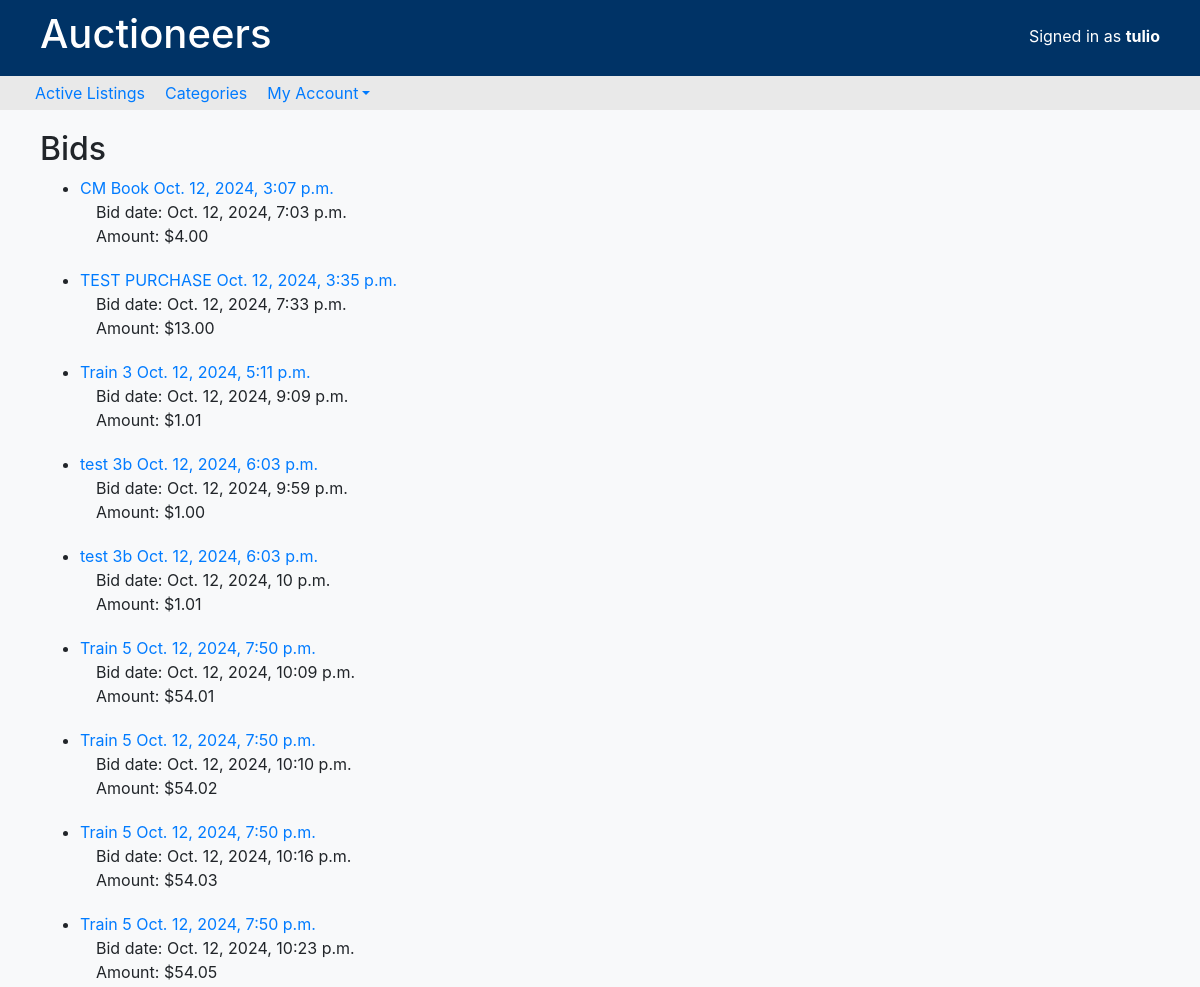
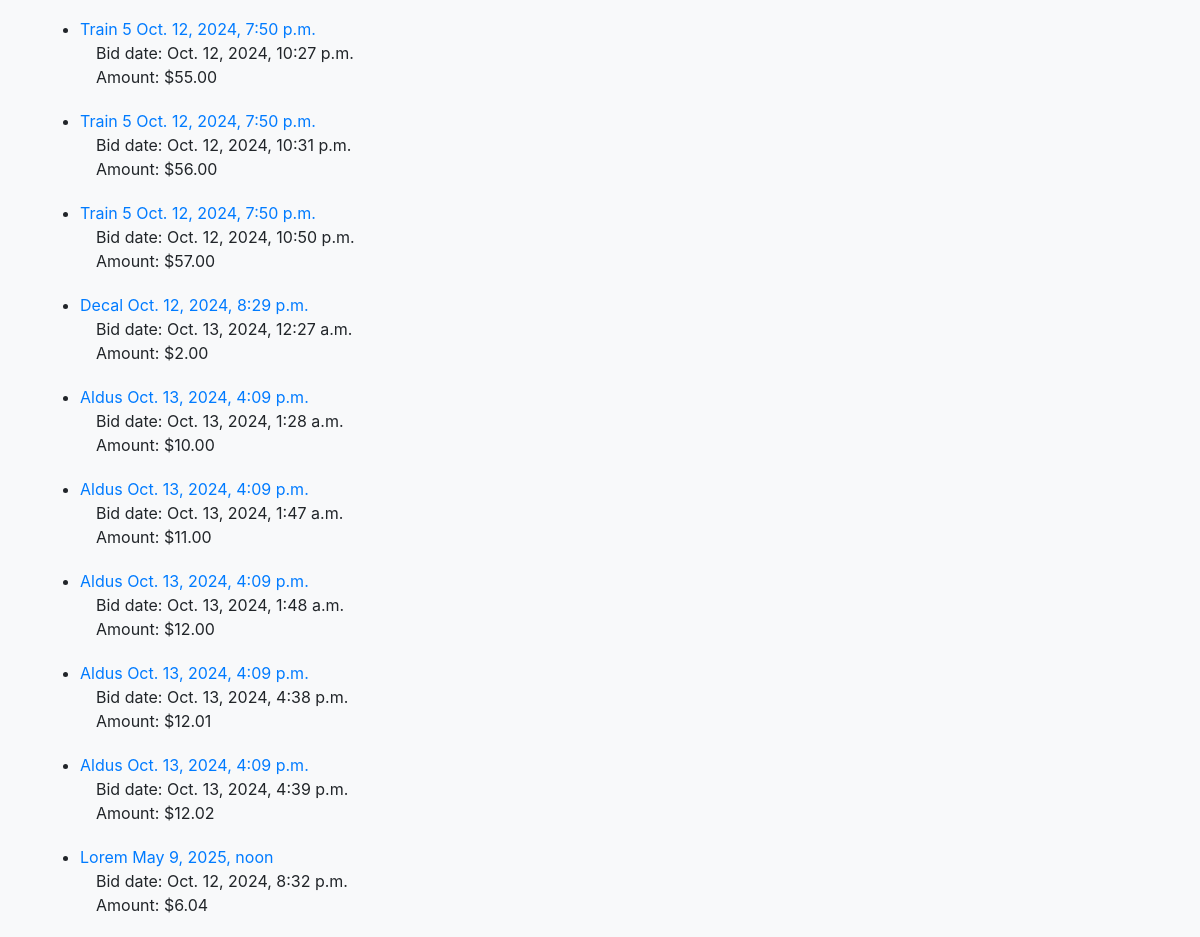
Screenshot of /bids/ (signed in) with the database file from the repository (2 pictures, top to bottom).
### auctions/models.py (models this page shows, shortened)
class User(AbstractUser):
    watchlist = models.ManyToManyField(
        "Auction_Listing", related_name="watched_by", blank=True
    )
    purchases = models.ManyToManyField(
        "Auction_Listing", related_name="purchased_by", blank=True
    )

class Bid(models.Model):
    timestamp = models.DateTimeField(auto_now_add=True)
    user = models.ForeignKey(User, on_delete=models.CASCADE, related_name="bids")
    listing = models.ForeignKey(
        Auction_Listing, on_delete=models.PROTECT, related_name="bids"
    )
    amount = models.DecimalField(max_digits=10, decimal_places=2)

class Auction_Listing(models.Model):
    category = models.ForeignKey(
        Category, on_delete=models.PROTECT, related_name="listings"
    )
    title = models.CharField(max_length=25)
    description = models.TextField()
    image = models.FileField(
        upload_to="media/", blank=False, default="media/placeholder.jpg"
    )
    quantity = models.IntegerField()
    price = models.DecimalField(max_digits=10, decimal_places=2)
    current_bid = models.ForeignKey(
        "Bid", on_delete=models.PROTECT, related_name="listings", null=True, blank=True
    )
    seller = models.ForeignKey(User, on_delete=models.CASCADE, related_name="listings")
    timestamp = models.DateTimeField(auto_now_add=True)
    closing_time = models.DateTimeField(blank=False)
    is_open = models.BooleanField(default=True)
    comment = models.ForeignKey(
        "Comment",
        on_delete=models.SET_NULL,
        default=None,
        null=True,
        blank=True,
        related_name="comments",
    )

### auctions/views.py (the view)
# urls.py: path("bids/", views.bids, name="bids"),
def bids(request):
    if request.user.is_authenticated:
        bids = Bid.objects.filter(user=request.user).order_by("listing__closing_time")
        message = ""
        if not bids.exists():
            message = "You have not bid on any listings yet."
        return render(request, "auctions/bids.html", {"bids": bids, "message": message})

### auctions/templates/auctions/bids.html (shortened to what this page needs)
{% extends "auctions/layout.html" %} {% block body %}
<h2>Bids</h2>
<div>
  {% if user.is_authenticated %}
  <ul>
    {% for bid in bids %}
    <li>
      <div>
        <a href="{% url 'listing_detail' bid.listing.id %}"
          >{{ bid.listing.title }} {{ bid.listing.closing_time }}</a
        >
      </div>
      <div id="list">
        &emsp;Bid date: {{ bid.timestamp }}<br />&emsp;Amount: ${{ bid.amount }}
      </div>
    </li>
    {% endfor %}
  </ul>
  {% endif %}
</div>
{% endblock %}

### auctions/templates/auctions/layout.html (shortened to what this page needs)
{% load static %}
<!DOCTYPE html>
<html lang="en">
  <head>
    <link
      rel="stylesheet"
      href="https://stackpath.bootstrapcdn.com/bootstrap/4.4.1/css/bootstrap.min.css"
    />
    <link href="{% static 'auctions/styles.css' %}" rel="stylesheet" />
  </head>
  <body>
    <div class="container-fluid">
      <div class="row header-background">
        <div class="col-12 col-md-8">
          <h1>Auctioneers</h1>
        </div>
        <div
          class="col-12 col-md-4 d-flex justify-content-end align-items-center text-end"
        >
          {% if user.is_authenticated %}
          <div class="mb-1">
            Signed in as <strong>{{ user.username }}</strong>
          </div>
          {% endif %}
        </div>
      </div>
      <ul class="row nav">
        <li class="nav-item">
          <a class="nav-link" href="{% url 'index' %}">Active Listings</a>
        </li>
        <li class="nav-item">
          <a class="nav-link" href="{% url 'categories' %}">Categories</a>
        </li>
        {% if user.is_authenticated %}
        <li class="nav-item dropdown">
          <a href="#" class="nav-link dropdown-toggle" data-toggle="dropdown"
            >My Account</a
          >
        </li>
        {% endif %}
      </ul>
      <div id="content_block">{% block body %} {% endblock %}</div>
    </div>
  </body>
</html>

### auctions/static/auctions/styles.css (style rules this page uses)
body { background-color: #f8f9fa; }
.header-background { background-color: #003366; color: white; padding: 10px 25px; }
.nav { margin-bottom: 20px; padding: 5px 25px; background-color: rgb(233, 233, 233); }
.nav-link { text-decoration: none; padding: 0 10px; border-radius: 5px; }
#content_block { padding: 0 25px; }
#list { margin-bottom: 20px; }

### rows the page displays
User: username "tulio"
Bid: listing "CM Book", listing.closing_time "Oct. 12, 2024, 3:07 p.m.", timestamp "Oct. 12, 2024, 7:03 p.m.", amount "4.00"
Bid: listing "TEST PURCHASE", listing.closing_time "Oct. 12, 2024, 3:35 p.m.", timestamp "Oct. 12, 2024, 7:33 p.m.", amount "13.00"
Bid: listing "Train 3", listing.closing_time "Oct. 12, 2024, 5:11 p.m.", timestamp "Oct. 12, 2024, 9:09 p.m.", amount "1.01"
Bid: listing "test 3b", listing.closing_time "Oct. 12, 2024, 6:03 p.m.", timestamp "Oct. 12, 2024, 9:59 p.m.", amount "1.00"
Bid: listing "test 3b", listing.closing_time "Oct. 12, 2024, 6:03 p.m.", timestamp "Oct. 12, 2024, 10 p.m.", amount "1.01"
Bid: listing "Train 5", listing.closing_time "Oct. 12, 2024, 7:50 p.m.", timestamp "Oct. 12, 2024, 10:09 p.m.", amount "54.01"
Bid: listing "Train 5", listing.closing_time "Oct. 12, 2024, 7:50 p.m.", timestamp "Oct. 12, 2024, 10:10 p.m.", amount "54.02"
Bid: listing "Train 5", listing.closing_time "Oct. 12, 2024, 7:50 p.m.", timestamp "Oct. 12, 2024, 10:16 p.m.", amount "54.03"
Bid: listing "Train 5", listing.closing_time "Oct. 12, 2024, 7:50 p.m.", timestamp "Oct. 12, 2024, 10:23 p.m.", amount "54.05"
Bid: listing "Train 5", listing.closing_time "Oct. 12, 2024, 7:50 p.m.", timestamp "Oct. 12, 2024, 10:27 p.m.", amount "55.00"
Bid: listing "Train 5", listing.closing_time "Oct. 12, 2024, 7:50 p.m.", timestamp "Oct. 12, 2024, 10:31 p.m.", amount "56.00"
Bid: listing "Train 5", listing.closing_time "Oct. 12, 2024, 7:50 p.m.", timestamp "Oct. 12, 2024, 10:50 p.m.", amount "57.00"
Bid: listing "Decal", listing.closing_time "Oct. 12, 2024, 8:29 p.m.", timestamp "Oct. 13, 2024, 12:27 a.m.", amount "2.00"
Bid: listing "Aldus", listing.closing_time "Oct. 13, 2024, 4:09 p.m.", timestamp "Oct. 13, 2024, 1:28 a.m.", amount "10.00"
Bid: listing "Aldus", listing.closing_time "Oct. 13, 2024, 4:09 p.m.", timestamp "Oct. 13, 2024, 1:47 a.m.", amount "11.00"
Bid: listing "Aldus", listing.closing_time "Oct. 13, 2024, 4:09 p.m.", timestamp "Oct. 13, 2024, 1:48 a.m.", amount "12.00"
Bid: listing "Aldus", listing.closing_time "Oct. 13, 2024, 4:09 p.m.", timestamp "Oct. 13, 2024, 4:38 p.m.", amount "12.01"
Bid: listing "Aldus", listing.closing_time "Oct. 13, 2024, 4:09 p.m.", timestamp "Oct. 13, 2024, 4:39 p.m.", amount "12.02"
Bid: listing "Lorem", listing.closing_time "May 9, 2025, noon", timestamp "Oct. 12, 2024, 8:32 p.m.", amount "6.04"
